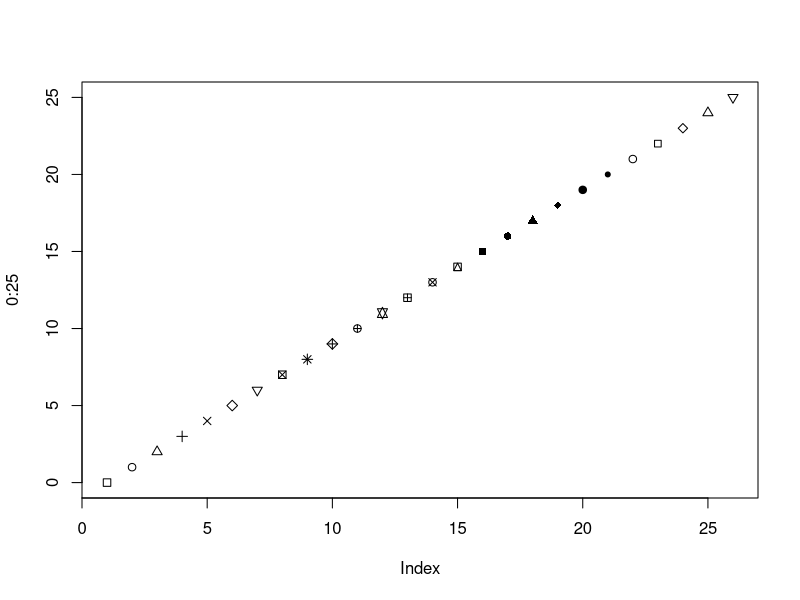
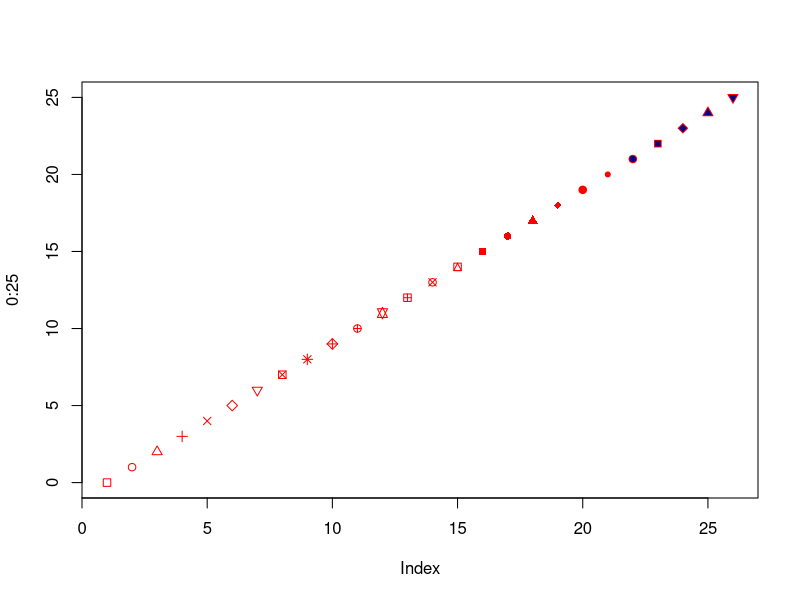
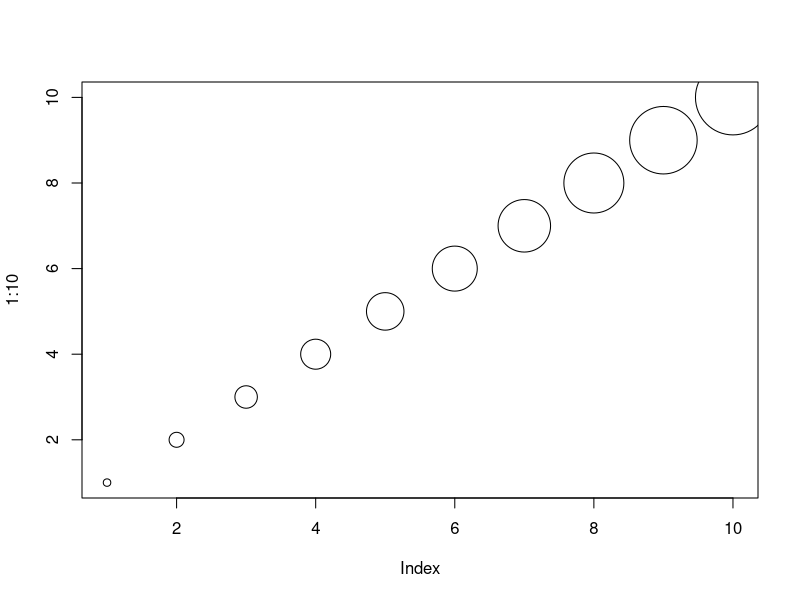
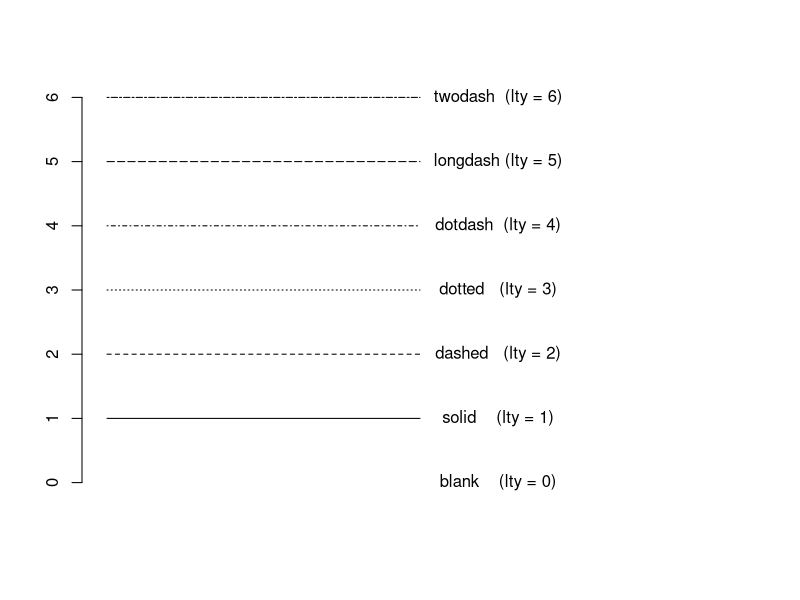
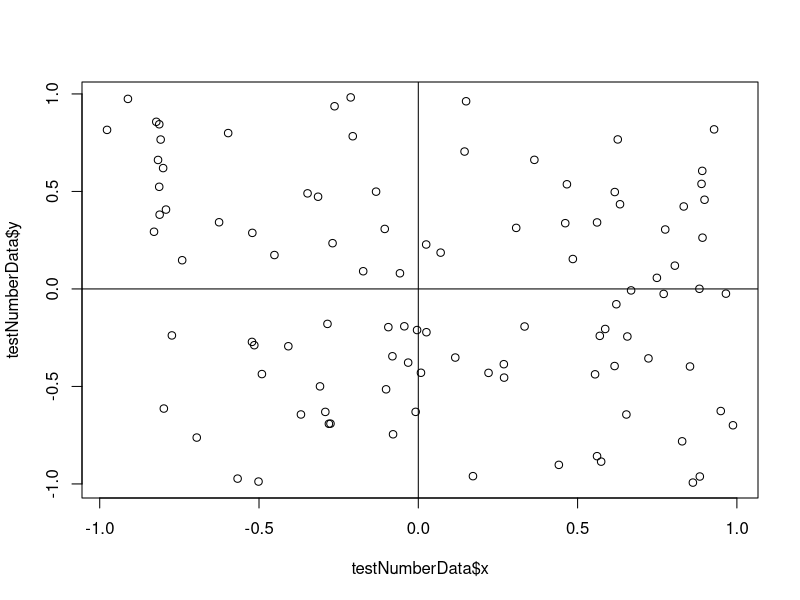
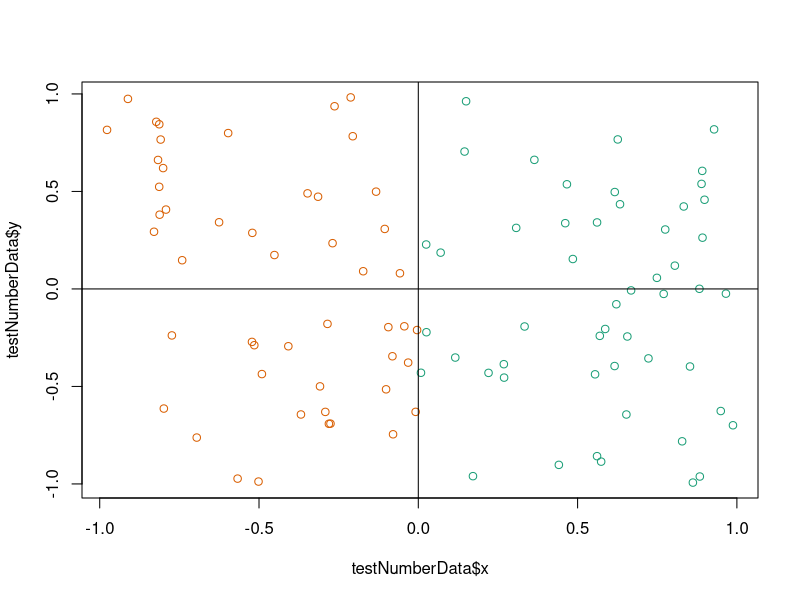
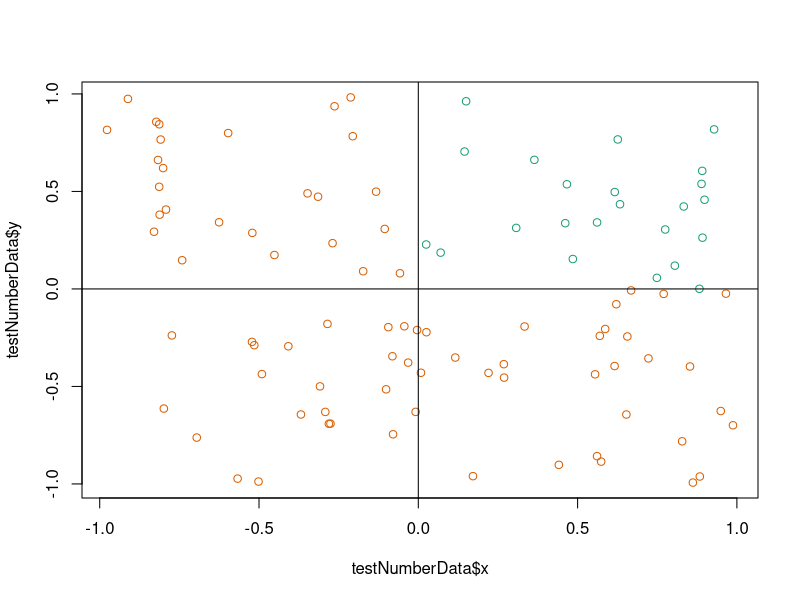
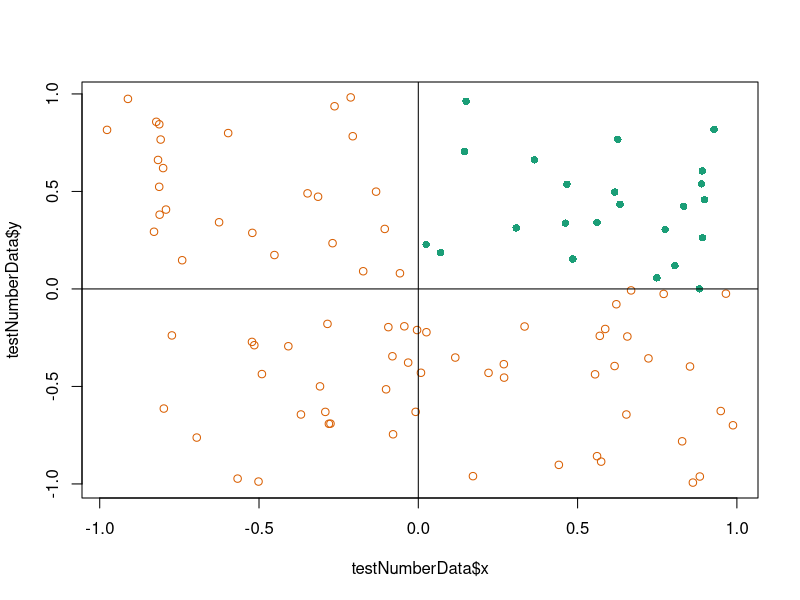

Write R code to recreate these figures, in order.
## ---- chunk 1
require(knitr)
opts_chunk$set(message=FALSE, warning=FALSE, comment = "")
## ---- chunk 2
plot(0:25, pch = 0:25)
## ---- chunk 3
plot(0:25, pch = 0:25, col = "red", bg = "darkblue")
## ---- chunk 4
plot(1:10, cex = 1:10)
## ---- chunk 5
# blank you can't see it
plot(c(0,1), c(0,0), ylim = c(0,6),xlim = c(0,2), type="l", xlab = NA, ylab = NA, bty = "none", lty=0, xaxt = "none")
# solid (the default)
lines(c(0,1), c(1,1), type="l", lty=1)
# dashed
lines(c(0,1), c(2,2), type="l", lty=2)
# dotted
lines(c(0,1), c(3,3), type="l", lty=3)
# dotdash
lines(c(0,1), c(4,4), type="l", lty=4)
# longdash
lines(c(0,1), c(5,5), type="l", lty=5)
# twodash
lines(c(0,1), c(6,6), type="l", lty=6)
# blank you can't see it
text(1.25,0, "blank    (lty = 0)")
text(1.25,1, "solid    (lty = 1)")
text(1.25,2, "dashed   (lty = 2)")
text(1.25,3, "dotted   (lty = 3)")
text(1.25,4, "dotdash  (lty = 4)")
text(1.25,5, "longdash (lty = 5)")
text(1.25,6, "twodash  (lty = 6)")
## ---- chunk 6
ifelse(c(TRUE,FALSE,TRUE, FALSE), "Replace_TRUE", "Replace_FALSE")
## ---- chunk 7

testNumbers = c(1,2,3,4)

testNumbers > 2

ifelse(testNumbers >2, "Greater_than_two", "Less_than_two")

## ---- chunk 8
ifelse(testNumbers >2 & testNumbers < 4, "Greater_than_two_less_than_four", "Less_than_two_or_greater_than_four")
## ---- chunk 9
testNumberData = data.frame(x = runif(100,-1,1), y = runif(100,-1,1))

plot(testNumberData$x, testNumberData$y)

# add a line for x = 0 and y = 0

abline(v = 0)

abline(h = 0)
## ---- chunk 10
library(RColorBrewer)
cols = brewer.pal(2, "Dark2")

plot(testNumberData$x, testNumberData$y, 
     col = ifelse(testNumberData$x > 0, cols[1], cols[2]))

# add a line for x = 0 and y = 0

abline(v = 0)

abline(h = 0)
## ---- chunk 11
cols = brewer.pal(2, "Dark2")

plot(testNumberData$x, testNumberData$y, 
     col = ifelse(testNumberData$x > 0 & testNumberData$y > 0,
                  cols[1], cols[2]))

# add a line for x = 0 and y = 0

abline(v = 0)

abline(h = 0)
## ---- chunk 12
cols = brewer.pal(2, "Dark2")

plot(testNumberData$x, testNumberData$y, 
     col = ifelse(testNumberData$x > 0 & testNumberData$y > 0,
                  cols[1], cols[2]),
     pch = ifelse(testNumberData$x > 0 & testNumberData$y > 0,
                  16, 1))

# add a line for x = 0 and y = 0

abline(v = 0)

abline(h = 0)
## ---- chunk 13
cols = brewer.pal(2, "Dark2")

testNumberDataLarge = data.frame(x = runif(2000,-1,1), y = runif(2000,-1,1))

plot(testNumberDataLarge$x, testNumberDataLarge$y, 
     col = ifelse(testNumberDataLarge$x > 0 & testNumberDataLarge$y > 0,
                  cols[1], cols[2]),
     pch = ifelse(testNumberDataLarge$x > 0 & testNumberDataLarge$y > 0,
                  16, 1))

# add a line for x = 0 and y = 0

abline(v = 0)

abline(h = 0)
## ---- chunk 14
library(scales)

cols = alpha(brewer.pal(2, "Dark2"), alpha = .50)

testNumberDataLarge = data.frame(x = runif(2000,-1,1), y = runif(2000,-1,1))

plot(testNumberDataLarge$x, testNumberDataLarge$y, 
     col = ifelse(testNumberDataLarge$x > 0 & testNumberDataLarge$y > 0,
                  cols[1], cols[2]),
     pch = ifelse(testNumberDataLarge$x > 0 & testNumberDataLarge$y > 0,
                  16, 1))

# add a line for x = 0 and y = 0

abline(v = 0)

abline(h = 0)
